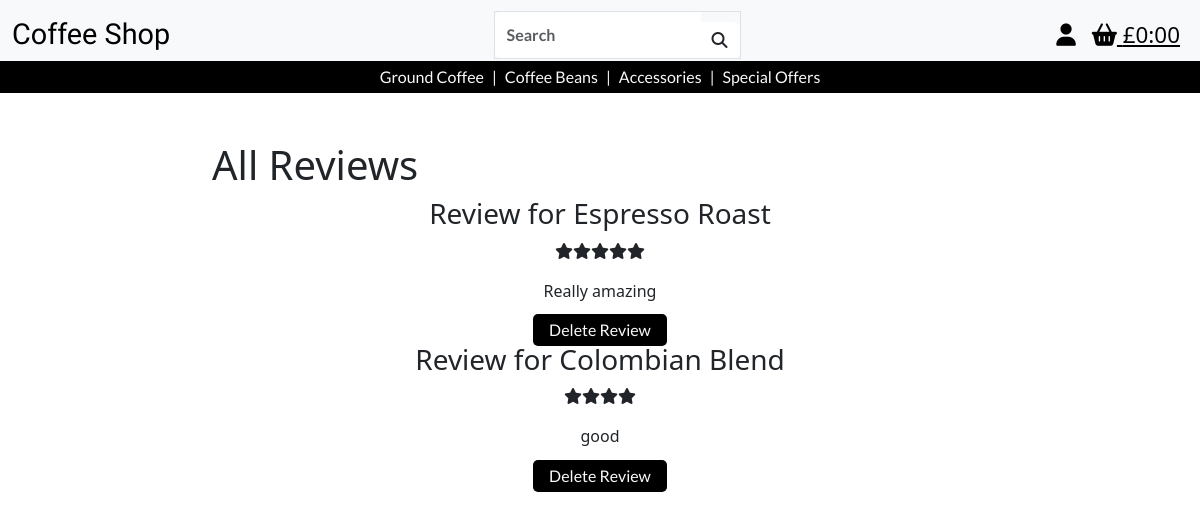
The page /reviews/view_reviews/ (signed in) on the database as committed earlier.
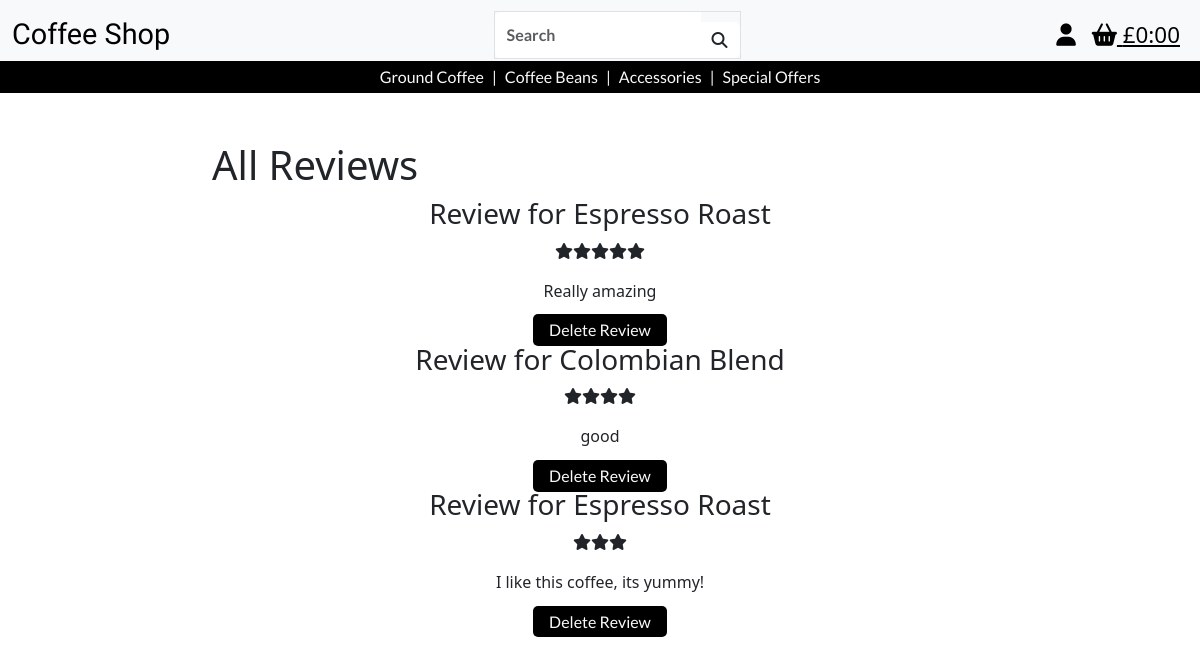
The same page on the database as committed later.
### reviews/models.py (models this page shows, shortened)
class Reviews(models.Model):
    class Meta:
        verbose_name_plural = 'reviews'
    product = models.ForeignKey('products.Product', on_delete=models.SET_NULL, null=True, blank=False, related_name='reviews')
    user = models.ForeignKey(
        UserProfile, on_delete=models.CASCADE, null=False, blank=False, related_name='reviews'
    )
    review_id = models.AutoField(primary_key=True)
    review = models.TextField(max_length=1000, blank=True)
    rating = models.FloatField(validators=[MinValueValidator(
        1), MaxValueValidator(5)], null=False, blank=False)
    created_at = models.DateTimeField(auto_now_add=True)
    updated_at = models.DateTimeField(auto_now=True)

### products/models.py (models this page shows, shortened)
class Product(models.Model):
    category = models.ForeignKey(
        'Category', null=True, blank=True, on_delete=models.SET_NULL)
    sku = models.CharField(max_length=254, null=True, blank=True, unique=True)
    product_name = models.CharField(max_length=254)
    description = models.TextField()
    price = models.DecimalField(max_digits=6, decimal_places=2)
    image_url = models.URLField(max_length=1024, null=True, blank=True)
    image = models.ImageField(null=True, blank=True)

### reviews/views.py (the view)
# urls.py: path('view_reviews/', views.view_all_reviews, name='view_all_reviews'),
@login_required
def view_all_reviews(request):
    if not request.user.is_superuser:
        messages.error(request, 'Sorry, only store owners can do that.')
        return redirect(reverse('home'))
    else:
        reviews = Reviews.objects.all()
        context = {
            'reviews': reviews
        }
        return render(request, 'reviews/view_all_reviews.html', context)

### bag/contexts.py (called while the page is built, shortened)
def bag_contents(request):
    bag_items = []
    total = 0
    product_count = 0
    bag = request.session.get('bag', {})
    if total < settings.FREE_DELIVERY_THRESHOLD:
        delivery = total * Decimal(settings.STANDARD_DELIVERY_PERCENTAGE / 100)
        free_delivery_delta = settings.FREE_DELIVERY_THRESHOLD - total
    else:
        delivery = 0
        free_delivery_delta = 0
    grand_total = delivery + total
    context = {
        'bag_items' : bag_items,
        'total' : total,
        'product_count' : product_count,
        'delivery': delivery,
        'free_delivery_delta' : free_delivery_delta,
        'free_delivery_threshold' : settings.FREE_DELIVERY_THRESHOLD,
        'grand_total' : grand_total,
    }
    return context

### reviews/templates/reviews/view_all_reviews.html
{% extends 'base.html' %} {% load static %} {% block extra_css %}
<link rel="stylesheet" href="{% static 'css/products.css' %}" />
{% endblock%} {% block content %}
<div class="container-fluid">
  <div class="row justify-content-center">
    <div class="col-8 mt-5 products-header">
      <h1>All Reviews</h1>
    </div>
  </div>
</div>
<div class="text-center">
  {% if reviews %} {% for review in reviews %}
  <h3>Review for {{ review.product.product_name }}</h3>
  {% if review.rating == 1 %}
  <p><i class="fa-solid fa-star"></i></p>
  {% elif review.rating == 2 %}
  <p><i class="fa-solid fa-star"></i><i class="fa-solid fa-star"></i></p>
  {% elif review.rating == 3 %}
  <p>
    <i class="fa-solid fa-star"></i><i class="fa-solid fa-star"></i
    ><i class="fa-solid fa-star"></i>
  </p>
  {% elif review.rating == 4 %}
  <p>
    <i class="fa-solid fa-star"></i><i class="fa-solid fa-star"></i
    ><i class="fa-solid fa-star"></i><i class="fa-solid fa-star"></i>
  </p>
  {% elif review.rating == 5 %}
  <p>
    <i class="fa-solid fa-star"></i><i class="fa-solid fa-star"></i
    ><i class="fa-solid fa-star"></i><i class="fa-solid fa-star"></i
    ><i class="fa-solid fa-star"></i>
  </p>
  {% endif %}
  <p>{{ review.review }}</p>
  {% if request.user.is_authenticated %}
  {% if request.user == review.user or request.user.is_superuser %}
  <a
    href="{% url 'delete_review' review.review_id %}"
    onclick="return confirm('Are you sure you want to delete this review? This action cannot be undone.')"
    class="button"
    >Delete Review</a
  >
  {% endif %} {% endif %} {% endfor %} {% else %}
  <p>There are no any reviews to view</p>
  {% endif %}
</div>
{% endblock %}

Rows that differ between the two databases and show on the page:
added Reviews: product.product_name "Espresso Roast", rating 3 (drawn), review "I like this coffee, its yummy!", shows "Delete Review"
